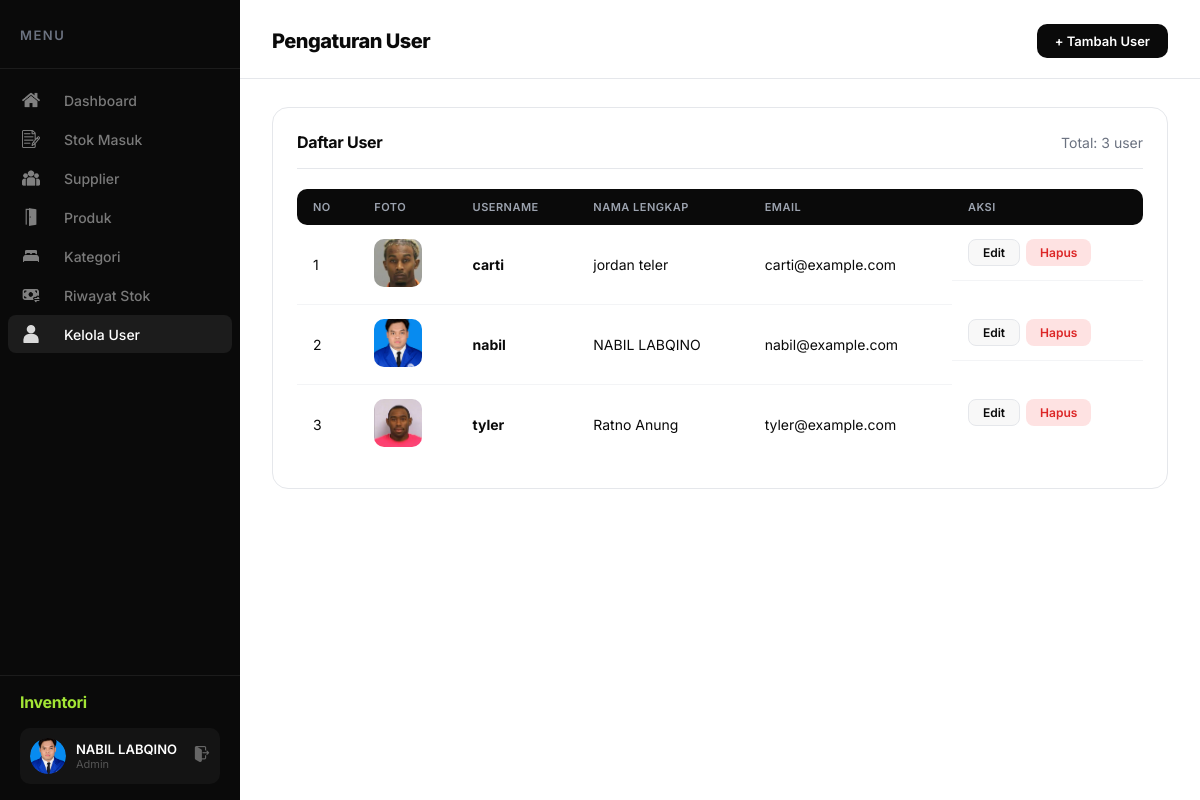
Screenshot of /user/TampilUser.php (signed in) with the database file from the repository.
### tables this page shows
CREATE TABLE `users` (
  `id` int(11) NOT NULL,
  `username` varchar(50) NOT NULL,
  `password` varchar(255) NOT NULL,
  `nama` varchar(100) NOT NULL,
  `email` varchar(100) NOT NULL,
  `created_at` timestamp NOT NULL DEFAULT current_timestamp(),
  `foto` varchar(255) DEFAULT NULL,
  `remember_token` varchar(64) DEFAULT NULL
);

### user/TampilUser.php (the view, shortened to what this page needs)
<?php
include "../koneksi.php";
$result = $koneksi->query("SELECT * FROM users ORDER BY nama")->fetchAll();
?>
<!DOCTYPE html>
<html lang="id">
<head>
    <link rel="stylesheet" href="../css/dashboard.css">
</head>
<body>
    <div class="dashboard">
        <?php include '../includes/sidebar.php'; ?>
        <main class="main">
            <header class="header">
                <h1 class="page-title">Pengaturan User</h1>
                <div class="header-right">
                    <a href="TambahUser.php" class="btn btn-primary">+ Tambah User</a>
                </div>
            </header>
            <div class="content">
                <div class="card">
                    <div class="card-header">
                        <h3 class="card-title">Daftar User</h3>
                        <span style="color: var(--text-gray); font-size: 14px;">Total: <?= count($result) ?>
                            user</span>
                    </div>
                    <div class="table-responsive">
                        <table class="table">
                            <thead>
                                <tr>
                                    <th>No</th>
                                    <th>Foto</th>
                                    <th>Username</th>
                                    <th>Nama Lengkap</th>
                                    <th>Email</th>
                                    <th>Aksi</th>
                                </tr>
                            </thead>
                            <tbody>
                                <?php $no = 1;
                                foreach ($result as $row): ?>
                                    <tr>
                                        <td><?= $no++ ?></td>
                                        <td><img src="uploads/<?= htmlspecialchars($row['foto']) ?>"
                                                alt="<?= htmlspecialchars($row['nama']) ?>"></td>
                                        <td><strong><?= htmlspecialchars($row['username']) ?></strong></td>
                                        <td><?= htmlspecialchars($row['nama']) ?></td>
                                        <td><?= htmlspecialchars($row['email']) ?></td>
                                        <td class="actions">
                                            <a href="KoreksiUser.php?id=<?= $row['id'] ?>"
                                                class="btn btn-sm btn-secondary">Edit</a>
                                            <a href="HapusUser.php?id=<?= $row['id'] ?>" class="btn btn-sm btn-danger"
                                                onclick="return confirm('Hapus user ini?')">Hapus</a>
                                        </td>
                                    </tr>
                                <?php endforeach; ?>
                            </tbody>
                        </table>
                    </div>
                </div>
            </div>
        </main>
    </div>
</body>
</html>

### css/dashboard.css (style rules this page uses)
:root { --accent: #a3e635; --accent-dark: #84cc16; --dark: #0a0a0a; --dark-2: #141414; --dark-3: #1c1c1c; --bg-main: #ffffff; --bg-section: #f8f8f8; --bg-card: #ffffff; --text-dark: #0a0a0a; --text-gray: #6b7280; --text-light: #9ca3af; --border: #e5e7eb; --success: #22c55e; --danger: #ef4444; --warning: #f59e0b; --sidebar-width: 240px; }
* { margin: 0; padding: 0; box-sizing: border-box; }
body { font-family: 'Inter', -apple-system, sans-serif; background: var(--bg-main); color: var(--text-dark); position: relative; overflow-x: hidden; }
.dashboard { display: flex; min-height: 100vh; position: relative; }
.main { flex: 1; margin-left: var(--sidebar-width); padding-right: 0; }
.header { background: var(--bg-main); padding: 24px 32px 20px; display: flex; justify-content: space-between; align-items: center; border-bottom: 1px solid var(--border); position: sticky; top: 0; z-index: 100; }
.page-title { font-size: 20px; font-weight: 800; color: var(--text-dark); letter-spacing: -0.5px; }
.header-right { display: flex; align-items: center; gap: 12px; }
.content { padding: 28px 32px; }
.card { background: var(--bg-card); border-radius: 16px; border: 1px solid var(--border); padding: 24px; margin-bottom: 24px; }
.card-header { display: flex; justify-content: space-between; align-items: center; margin-bottom: 20px; padding-bottom: 16px; border-bottom: 1px solid var(--border); }
.card-title { font-size: 16px; font-weight: 700; color: var(--text-dark); letter-spacing: -0.3px; }
.btn { display: inline-flex; align-items: center; gap: 8px; padding: 9px 18px; border-radius: 10px; font-size: 13px; font-weight: 600; text-decoration: none; border: none; cursor: pointer; transition: all 0.15s; font-family: inherit; }
.btn-primary { background: var(--dark); color: #fff; }
.btn-danger { background: #fee2e2; color: #dc2626; }
.btn-secondary { background: var(--bg-section); color: var(--text-dark); border: 1px solid var(--border); }
.btn-sm { padding: 5px 14px; font-size: 12px; border-radius: 8px; }
.table-responsive { overflow-x: auto; }
.table { width: 100%; border-collapse: separate; border-spacing: 0; }
.table th { text-align: left; padding: 11px 16px; background: var(--dark); font-size: 11px; font-weight: 600; color: #9ca3af; text-transform: uppercase; letter-spacing: 0.5px; }
.table th:first-child { border-radius: 10px 0 0 10px; }
.table th:last-child { border-radius: 0 10px 10px 0; }
.table td { padding: 14px 16px; border-bottom: 1px solid #f3f4f6; font-size: 14px; color: var(--text-dark); }
.table tr:last-child td { border-bottom: none; }
.table .actions { display: flex; gap: 6px; }
.table img { width: 48px; height: 48px; object-fit: cover; border-radius: 10px; }

### rows the page displays
users: foto (picture), username "carti", nama "jordan teler", email "carti@example.com"
users: foto (picture), username "nabil", nama "NABIL LABQINO", email "nabil@example.com"
users: foto (picture), username "tyler", nama "Ratno Anung", email "tyler@example.com"

### other values shown
$_SESSION['nama'] "NABIL LABQINO"
count($result) "3"
